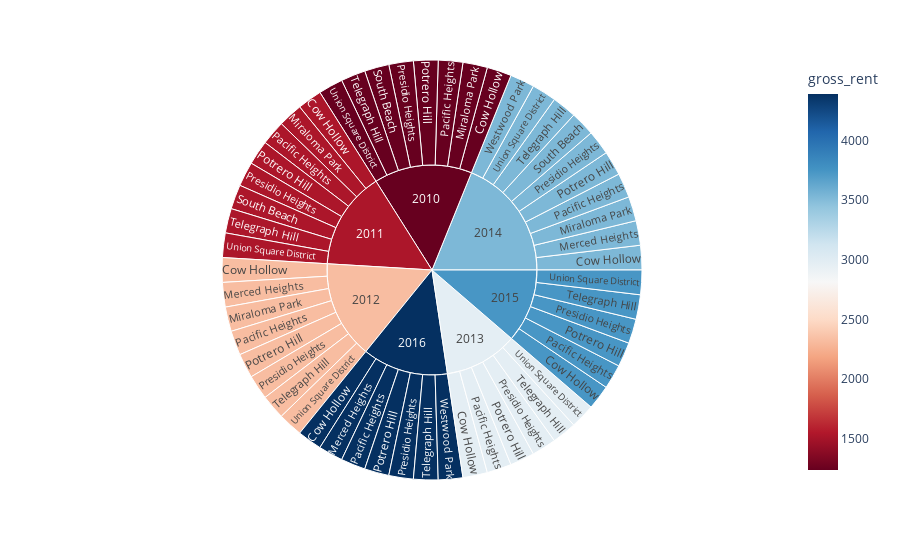

Notebook code for this chart:
### Code cell
# sunburst()

df_Avg_Prices_Neighborhood = SFO_Data.groupby([SFO_Data.index, "neighborhood"]).mean()
df_Avg_Prices_Neighborhood.reset_index(inplace=True)
df_Avg_Prices_Neighborhood.rename(columns={"level_0": "year"}, inplace=True)

df_Most_Expensive = SFO_Data.groupby("neighborhood").mean().sort_values(ascending=False, by="sale_price_sqr_foot").head(10)
df_Most_Expensive = df_Most_Expensive.reset_index()

df_Expensive_Neighborhoods_Per_Year = df_Avg_Prices_Neighborhood[df_Avg_Prices_Neighborhood["neighborhood"].isin(df_Most_Expensive["neighborhood"])]

px.sunburst(df_Expensive_Neighborhoods_Per_Year, path=['year','neighborhood'], color='gross_rent', color_continuous_scale='RdBu')

### Figure 1 — Plotly figure (JSON) as saved in the notebook; plotly's stock layout.template omitted (floating-point values rounded to 4 significant figures)
{"data": [{"branchvalues": "total", "customdata": [[1239], [1530], [2324], [2971], [3528], [3739], [4390], [2324], [3528], [4390], [1239], [1530], [2324], [3528], [1239], [1530], [2324], [2971], [3528], [3739], [4390], [1239], [1530], [2324], [2971], [3528], [3739], [4390], [1239], [1530], [2324], [2971], [3528], [3739], [4390], [1239], [1530], [3528], [1239], [1530], [2324], [2971], [3528], [3739], [4390], [1239], [1530], [2324], [2971], [3528], [3739], [3528], [4390], [1239], [1530], [2324], [2971], [3528], [3739], [4390]], "domain": {"x": [0, 1], "y": [0, 1]}, "hovertemplate": "labels=%{label}<br>count=%{value}<br>parent=%{parent}<br>id=%{id}<br>gross_rent=%{color}<extra></extra>", "ids": ["2010/Cow Hollow", "2011/Cow Hollow", "2012/Cow Hollow", "2013/Cow Hollow", "2014/Cow Hollow", "2015/Cow Hollow", "2016/Cow Hollow", "2012/Merced Heights", "2014/Merced Heights", "2016/Merced Heights", "2010/Miraloma Park", "2011/Miraloma Park", "2012/Miraloma Park", "2014/Miraloma Park", "2010/Pacific Heights", "2011/Pacific Heights", "2012/Pacific Heights", "2013/Pacific Heights", "2014/Pacific Heights", "2015/Pacific Heights", "2016/Pacific Heights", "2010/Potrero Hill", "2011/Potrero Hill", "2012/Potrero Hill", "2013/Potrero Hill", "2014/Potrero Hill", "2015/Potrero Hill", "2016/Potrero Hill", "2010/Presidio Heights", "2011/Presidio Heights", "2012/Presidio Heights", "2013/Presidio Heights", "2014/Presidio Heights", "2015/Presidio Heights", "2016/Presidio Heights", "2010/South Beach", "2011/South Beach", "2014/South Beach", "2010/Telegraph Hill", "2011/Telegraph Hill", "2012/Telegraph Hill", "2013/Telegraph Hill", "2014/Telegraph Hill", "2015/Telegraph Hill", "2016/Telegraph Hill", "2010/Union Square District", "2011/Union Square District", "2012/Union Square District", "2013/Union Square District", "2014/Union Square District", "2015/Union Square District", "2014/Westwood Park", "2016/Westwood Park", "2010", "2011", "2012", "2013", "2014", "2015", "2016"], "labels": ["Cow Hollow", "Cow Hollow", "Cow Hollow", "Cow Hollow", "Cow Hollow", "Cow Hollow", "Cow Hollow", "Merced Heights", "Merced Heights", "Merced Heights", "Miraloma Park", "Miraloma Park", "Miraloma Park", "Miraloma Park", "Pacific Heights", "Pacific Heights", "Pacific Heights", "Pacific Heights", "Pacific Heights", "Pacific Heights", "Pacific Heights", "Potrero Hill", "Potrero Hill", "Potrero Hill", "Potrero Hill", "Potrero Hill", "Potrero Hill", "Potrero Hill", "Presidio Heights", "Presidio Heights", "Presidio Heights", "Presidio Heights", "Presidio Heights", "Presidio Heights", "Presidio Heights", "South Beach", "South Beach", "South Beach", "Telegraph Hill", "Telegraph Hill", "Telegraph Hill", "Telegraph Hill", "Telegraph Hill", "Telegraph Hill", "Telegraph Hill", "Union Square District", "Union Square District", "Union Square District", "Union Square District", "Union Square District", "Union Square District", "Westwood Park", "Westwood Park", "2010", "2011", "2012", "2013", "2014", "2015", "2016"], "marker": {"coloraxis": "coloraxis", "colors": [1239, 1530, 2324, 2971, 3528, 3739, 4390, 2324, 3528, 4390, 1239, 1530, 2324, 3528, 1239, 1530, 2324, 2971, 3528, 3739, 4390, 1239, 1530, 2324, 2971, 3528, 3739, 4390, 1239, 1530, 2324, 2971, 3528, 3739, 4390, 1239, 1530, 3528, 1239, 1530, 2324, 2971, 3528, 3739, 4390, 1239, 1530, 2324, 2971, 3528, 3739, 3528, 4390, 1239, 1530, 2324, 2971, 3528, 3739, 4390]}, "name": "", "parents": ["2010", "2011", "2012", "2013", "2014", "2015", "2016", "2012", "2014", "2016", "2010", "2011", "2012", "2014", "2010", "2011", "2012", "2013", "2014", "2015", "2016", "2010", "2011", "2012", "2013", "2014", "2015", "2016", "2010", "2011", "2012", "2013", "2014", "2015", "2016", "2010", "2011", "2014", "2010", "2011", "2012", "2013", "2014", "2015", "2016", "2010", "2011", "2012", "2013", "2014", "2015", "2014", "2016", "", "", "", "", "", "", ""], "type": "sunburst", "values": [1, 1, 1, 1, 1, 1, 1, 1, 1, 1, 1, 1, 1, 1, 1, 1, 1, 1, 1, 1, 1, 1, 1, 1, 1, 1, 1, 1, 1, 1, 1, 1, 1, 1, 1, 1, 1, 1, 1, 1, 1, 1, 1, 1, 1, 1, 1, 1, 1, 1, 1, 1, 1, 8, 8, 8, 6, 10, 6, 7]}], "layout": {"coloraxis": {"colorbar": {"title": {"text": "gross_rent"}}, "colorscale": [[0, "rgb(103,0,31)"], [0.1, "rgb(178,24,43)"], [0.2, "rgb(214,96,77)"], [0.3, "rgb(244,165,130)"], [0.4, "rgb(253,219,199)"], [0.5, "rgb(247,247,247)"], [0.6, "rgb(209,229,240)"], [0.7, "rgb(146,197,222)"], [0.8, "rgb(67,147,195)"], [0.9, "rgb(33,102,172)"], [1, "rgb(5,48,97)"]]}, "legend": {"tracegroupgap": 0}, "margin": {"t": 60}}}
